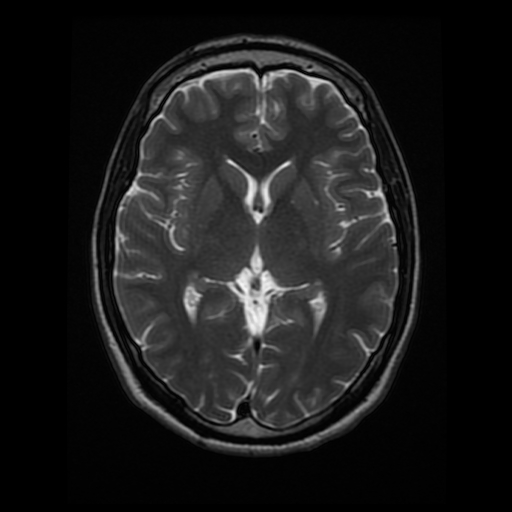
#> input picture Part 1- Introduction to Computer Vision/1_2_Convolutional_Filters_Edge_Detection/images/brain_MR.jpg, 512 x 512 px
$ jupyter execute '5. Canny Edge Detection.ipynb'   (shell and % lines are left out)
#> lines starting #> are read from the running program, lines starting #| are printed output that depends on the picture; after the words box and inside, x2 and y2 are one past the last pixel; in counts of white or black regions, pixels touching at a corner belong together
[cell 1]
import numpy as np
import matplotlib.pyplot as plt
import cv2


# Read in the image
image = cv2.imread('images/brain_MR.jpg')
#> image is the input picture: shape (512, 512, 3); min 0, max 247, mean 26.9

# Change color to RGB (from BGR)
image = cv2.cvtColor(image, cv2.COLOR_BGR2RGB)

plt.imshow(image)

[cell 2]
# Convert the image to grayscale for processing
gray = cv2.cvtColor(image, cv2.COLOR_RGB2GRAY)

plt.imshow(gray, cmap='gray')

### Implement Canny edge detection

[cell 3]
# Try Canny using "wide" and "tight" thresholds

wide = cv2.Canny(gray, 30, 100)
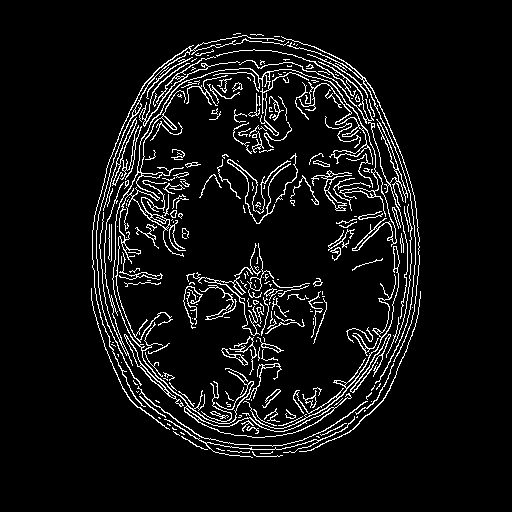
#> wide: shape (512, 512); 6.9% white in thin lines or dots, all inside (x1, y1, x2, y2) = (91, 33, 421, 458)
tight = cv2.Canny(gray, 200, 240)
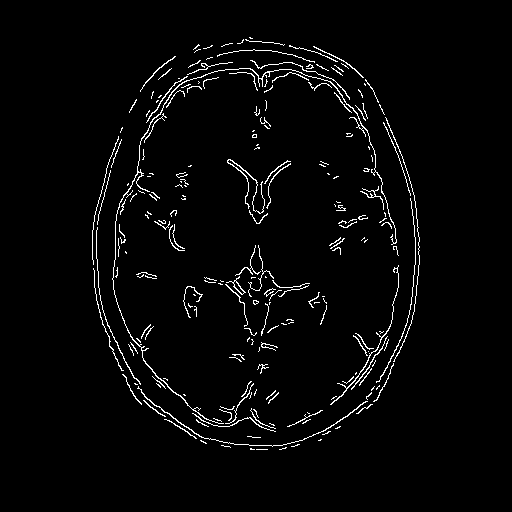
#> tight: shape (512, 512); 2.8% white in thin lines or dots, all inside (x1, y1, x2, y2) = (92, 37, 420, 450)


# Display the images
f, (ax1, ax2) = plt.subplots(1, 2, figsize=(20,10))

ax1.set_title('wide')
ax1.imshow(wide, cmap='gray')

ax2.set_title('tight')
ax2.imshow(tight, cmap='gray')
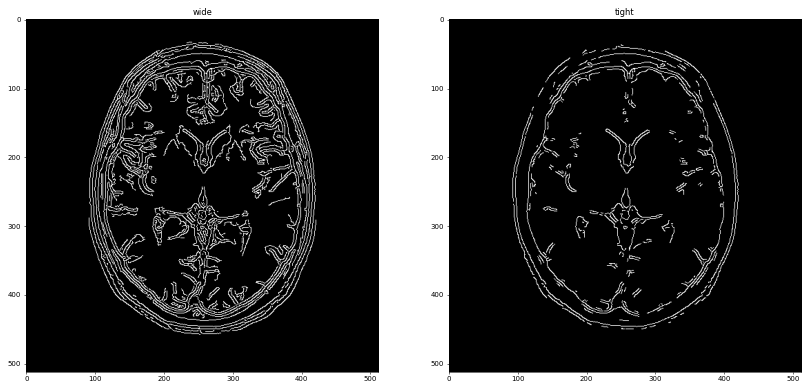
#> figure drawn by matplotlib, 2 panels

### TODO: Try to find the edges of this flower

Set a small enough threshold to isolate the boundary of the flower.

[cell 4]
# Read in the image
image = cv2.imread('images/sunflower.jpg')
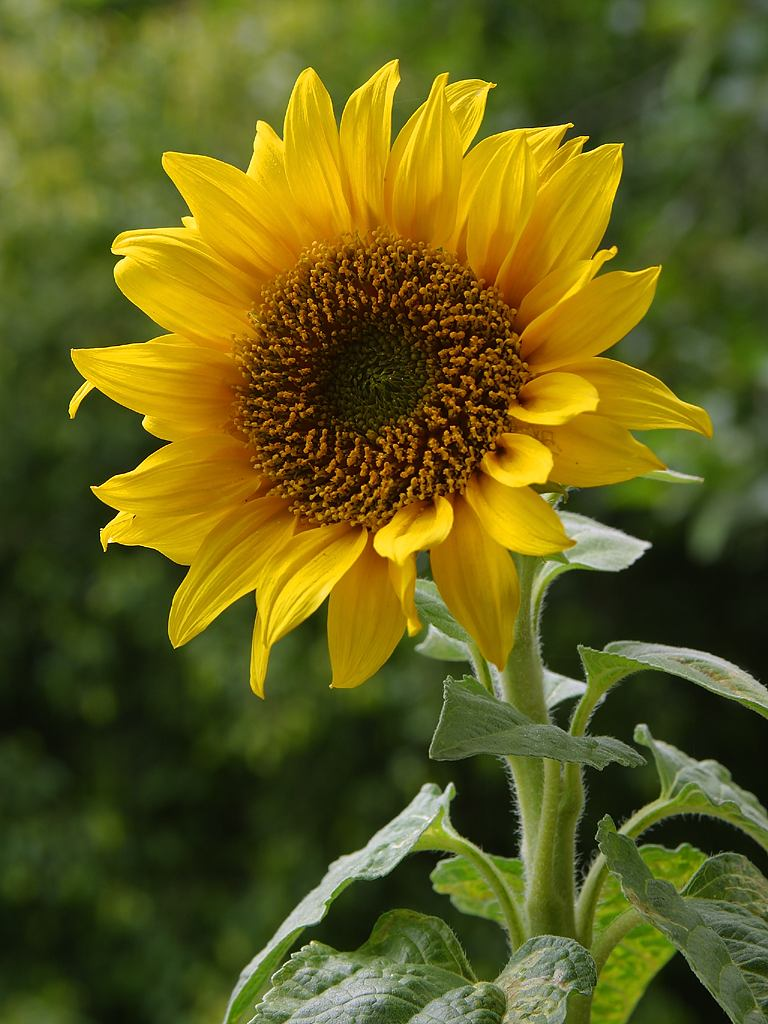
#> input picture Part 1- Introduction to Computer Vision/1_2_Convolutional_Filters_Edge_Detection/images/sunflower.jpg, 768 x 1024 px
#> image is the input picture: shape (1024, 768, 3); mean B, G, R 27.4, 94.7, 98.3

# Change color to RGB (from BGR)
image = cv2.cvtColor(image, cv2.COLOR_BGR2RGB)

plt.imshow(image)

[cell 5]
# Convert the image to grayscale
gray = cv2.cvtColor(image, cv2.COLOR_RGB2GRAY)
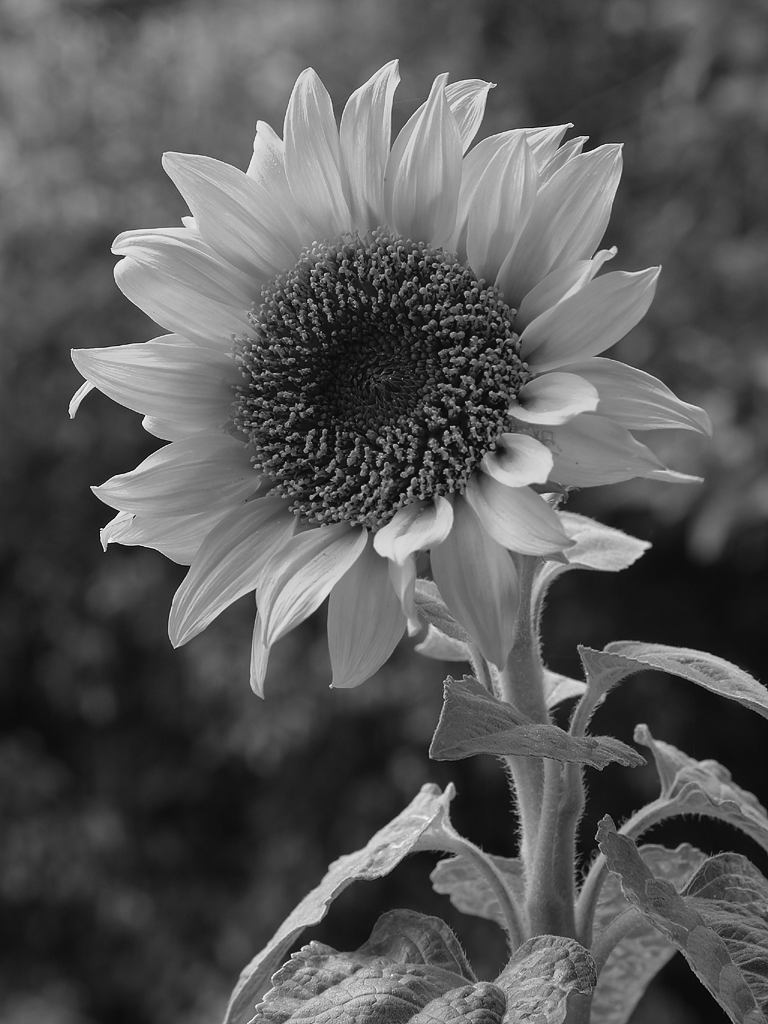
#> gray: shape (1024, 768); min 1, max 253, mean 88.1

plt.imshow(gray, cmap='gray')

[cell 6]
# Convert the image to grayscale
gray = cv2.cvtColor(image, cv2.COLOR_RGB2GRAY)

## TODO: Define lower and upper thresholds for hysteresis
# right now the threshold is so small and low that it will pick up a lot of noise
lower = 120
upper = 240

edges = cv2.Canny(gray, lower, upper)
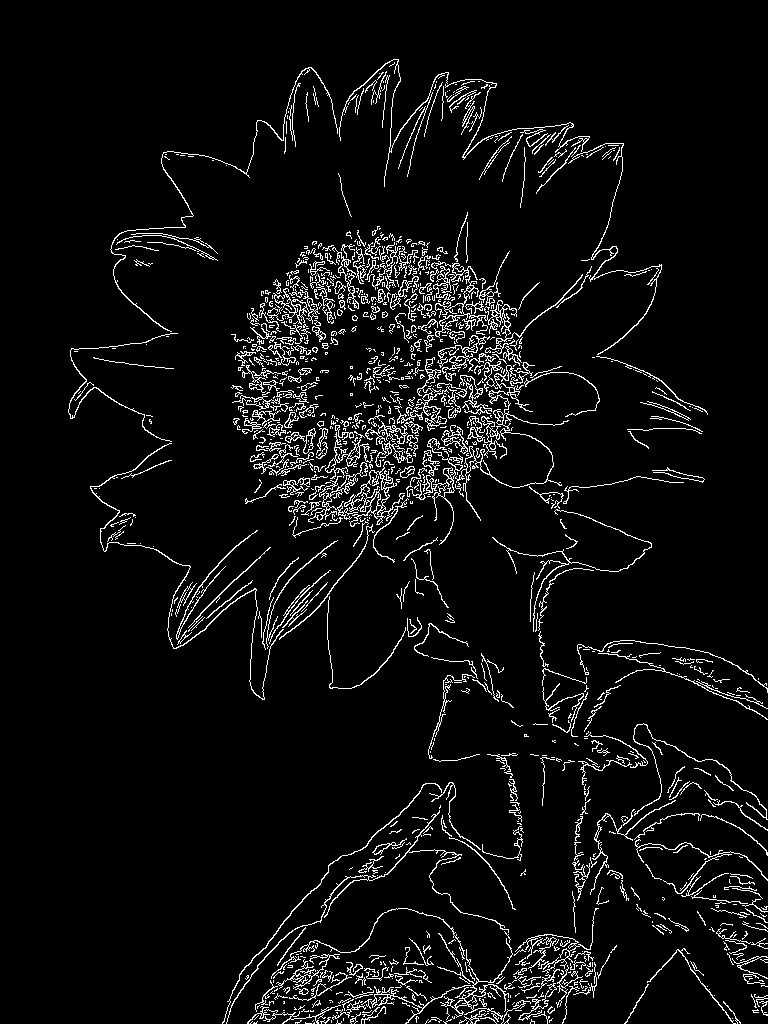
#> edges: shape (1024, 768); 5.5% white in thin lines or dots, all inside (x1, y1, x2, y2) = (68, 59, 768, 1024)

plt.figure(figsize=(20,10))
plt.imshow(edges, cmap='gray')

[cell 7]
# Try canny using "wide" and "tight" thresholds

wide = cv2.Canny(gray, 30, 100)
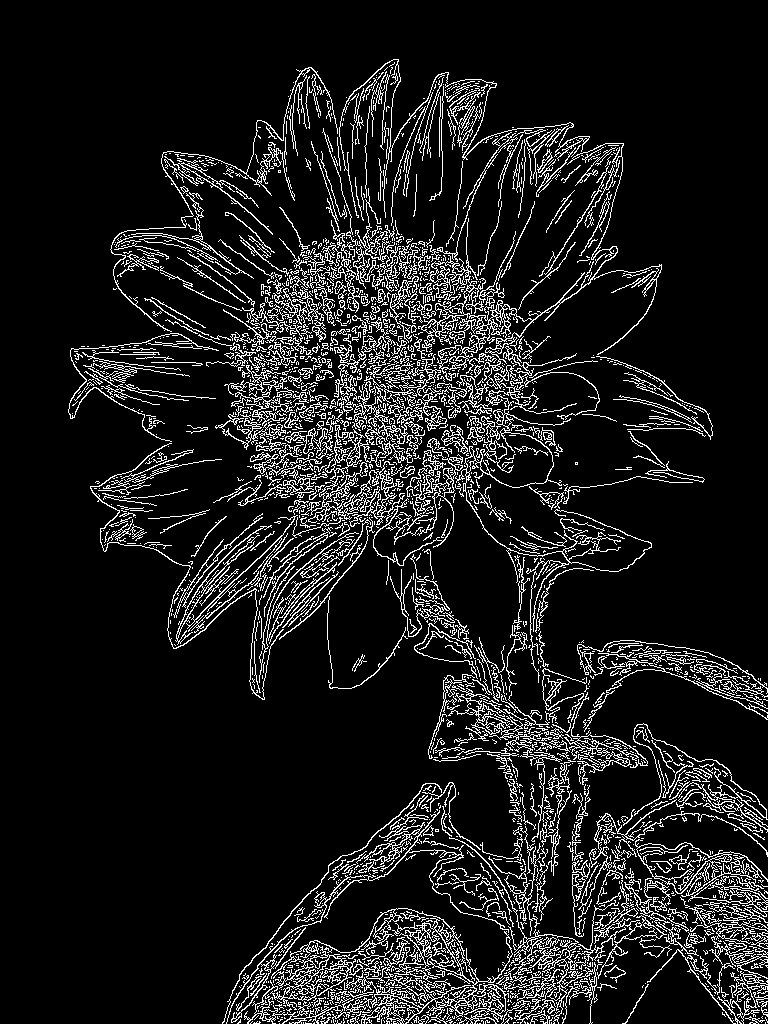
#> wide: shape (1024, 768); 10.7% white in thin lines or dots, all inside (x1, y1, x2, y2) = (68, 59, 768, 1024)
tight = cv2.Canny(gray, 100, 240)
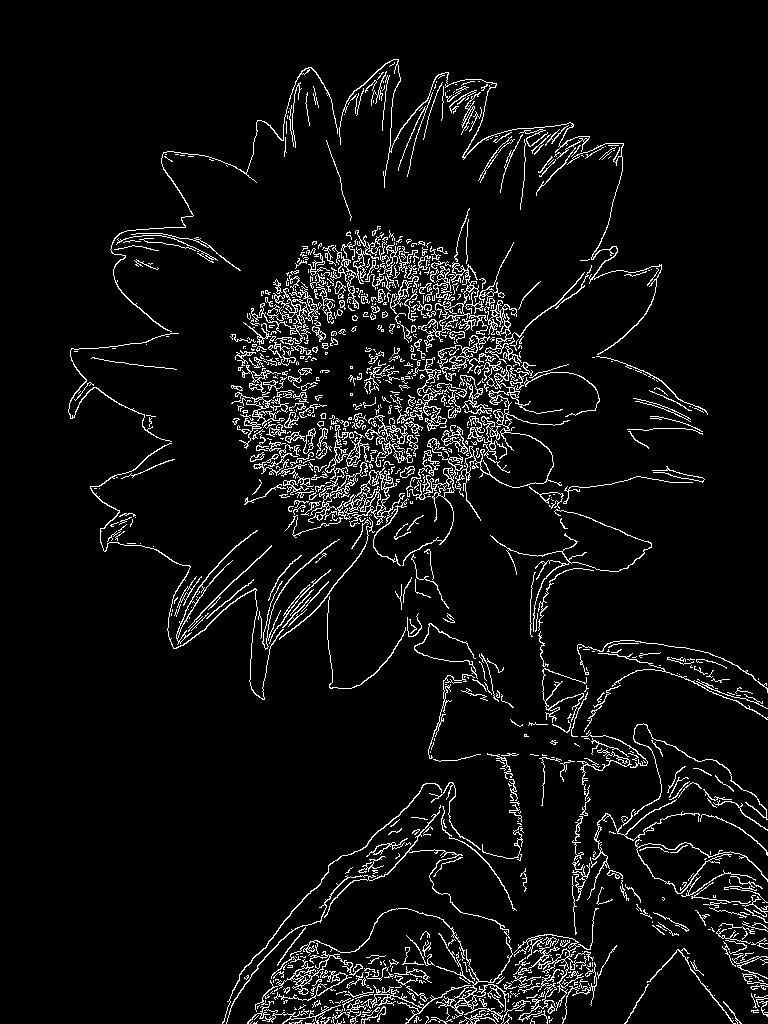
#> tight: shape (1024, 768); 5.9% white in thin lines or dots, all inside (x1, y1, x2, y2) = (68, 59, 768, 1024)

# Display the images
f, (ax1, ax2) = plt.subplots(1, 2, figsize=(20,10))

ax1.set_title('wide')
ax1.imshow(wide, cmap='gray')

ax2.set_title('tight')
ax2.imshow(tight, cmap='gray')
